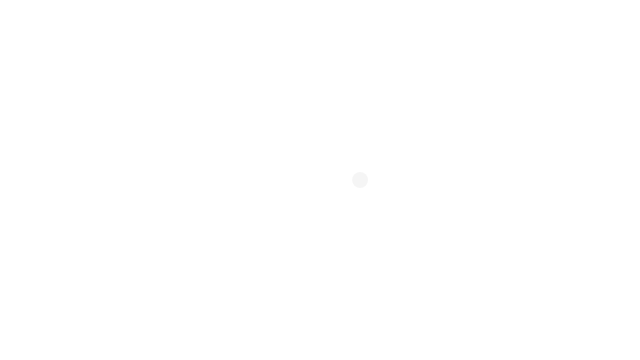
Frame 1 (no input)
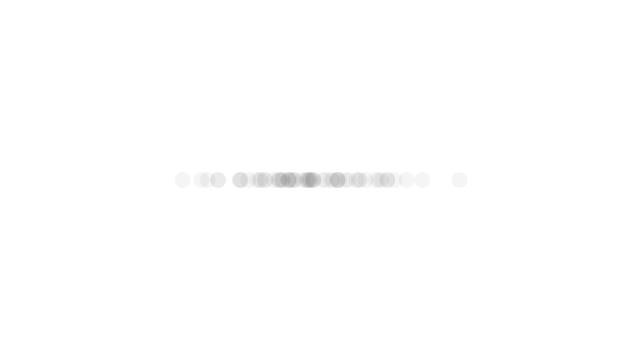
Frame 60 (no input)
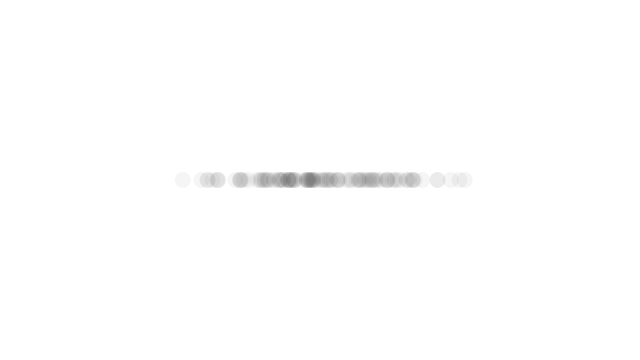
Frame 120 (the mouse pressed at the canvas centre since frame 60)

The p5.js sketch that drew these frames (run headless with seeded random() and noise() and a simulated clock; from frame 60 on, the mouse is pressed at the canvas centre):

// p5.js sketch
// ── sketch.js
function setup() {
	createCanvas(640, 360);
	background(255);
}

function draw() {
	let xloc = randomGaussian();
	let sd = 60;
	let mean = width/2;
	xloc = (xloc * sd) + mean;

	fill(0,10);
	noStroke();
	ellipse(xloc, height/2,16,16);
}
